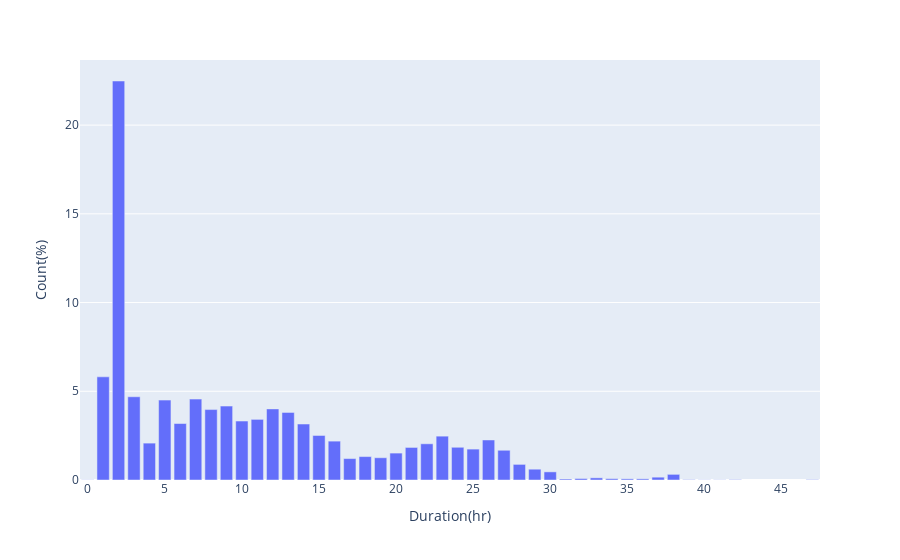

Source (notebook cell):
### Code cell
fig = px.bar(duration_hour_df,x='Hour', y='Duration_hours_pct', labels={
                     "Hour": "Duration(hr)",
                     "Duration_hours_pct": "Count(%)", 
                 })
fig.show()

### Figure 1 — Plotly figure (JSON) as saved in the notebook; plotly's stock layout.template omitted (floating-point values rounded to 4 significant figures)
{"data": [{"alignmentgroup": "True", "hovertemplate": "Duration(hr)=%{x}<br>Count(%)=%{y}<extra></extra>", "legendgroup": "", "marker": {"color": "#636efa", "pattern": {"shape": ""}}, "name": "", "offsetgroup": "", "orientation": "v", "showlegend": false, "textposition": "auto", "type": "bar", "x": [2, 1, 3, 7, 5, 9, 12, 8, 13, 11, 10, 6, 14, 15, 23, 26, 16, 4, 22, 24, 21, 25, 27, 20, 18, 19, 17, 28, 29, 30, 38, 37, 33, 32, 34, 35, 36, 31, 47, 42, 39, 0, 41, 40], "xaxis": "x", "y": [22.49, 5.814, 4.69, 4.559, 4.503, 4.166, 4.007, 3.969, 3.81, 3.417, 3.323, 3.183, 3.155, 2.509, 2.471, 2.256, 2.191, 2.078, 2.041, 1.844, 1.835, 1.741, 1.676, 1.517, 1.32, 1.254, 1.208, 0.88, 0.6085, 0.4587, 0.3183, 0.1591, 0.1217, 0.08425, 0.07489, 0.06553, 0.06553, 0.05617, 0.01872, 0.01872, 0.01872, 0.009362, 0.009362, 0.009362], "yaxis": "y"}], "layout": {"barmode": "relative", "legend": {"tracegroupgap": 0}, "margin": {"t": 60}, "xaxis": {"anchor": "y", "domain": [0, 1], "title": {"text": "Duration(hr)"}}, "yaxis": {"anchor": "x", "domain": [0, 1], "title": {"text": "Count(%)"}}}}
